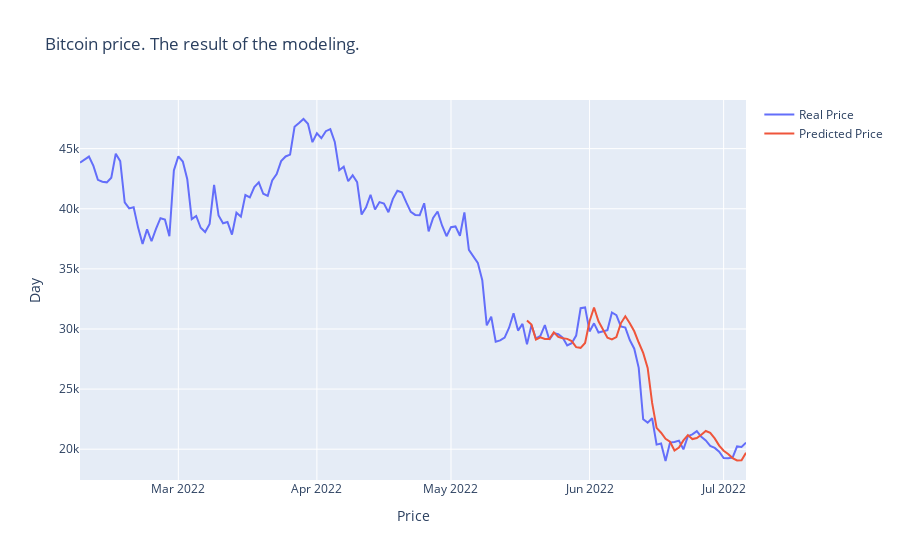

Notebook code cell kept with this figure:
### Code cell
fig = go.Figure()
fig.add_trace(go.Scatter(
           x=df['Date'].values[2700:], 
           y=df['Close'].values[2700:],
           name="Real Price"))

fig.add_trace(go.Scatter(
           x=df['Date'].values[-predict.shape[0]:], 
           y=prediction['prise'],
           name="Predicted Price"))

fig.update_layout(
    title_text='Bitcoin price. The result of the modeling.',
    xaxis_title_text='Price', 
    yaxis_title_text='Day', 
)
fig.show()
